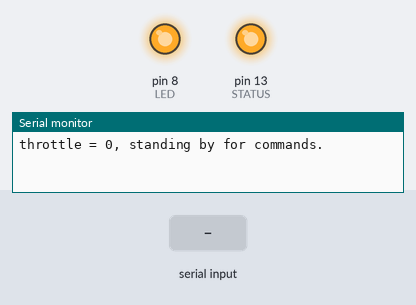
Bench run of a sketch on a simulated Arduino Uno, built with avr-gcc and run on an emulated ATmega328P. Shown: output pins drawn as LEDs (lit = HIGH), the last lines printed to the serial monitor. Dashed ring = blinking. Inputs (shaded band) come from the test bench.

Above: at 1.2 s.
1.3 s: "0" received over Serial
4.3 s: byte 97 ('a') received over Serial
7.3 s: byte 119 ('w') received over Serial
At 7.36 s:
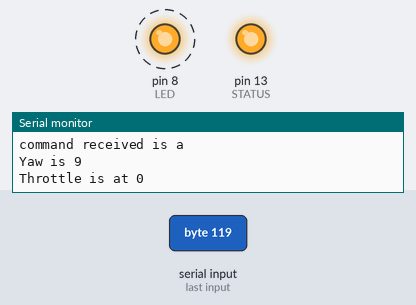
10.3 s: byte 100 ('d') received over Serial
13.3 s: "90,45\n" received over Serial
16.3 s: "t90\n" received over Serial
Timing chart, 0 to 20.3 s (numbered marks = the images above; inputs shaded):
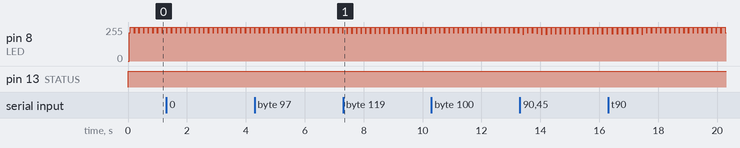

Measured:
- by itself, pin 8 (LED): ramps from 202/255 to 255/255 and jumps back, once every 0.16 s

The sketch:

helicopter-3freq.ino
```cpp
// (licence header left out)
#define LED 8

#define STATUS 13

//#define TAKEOFF_THROTTLE 240
//#define HOLDING_THROTTLE 130

byte yawCmd, pitchCmd, throttleCmd, trimCmd;

// Set this value for the default channel
// A = 0
// B = 1
// C = 2
byte channel = 0;


/*
 * Setup function that initializes the serial port and
 * sets some default values for the control variables.
 * Also sets up the pins we'll be using.
 */
void setup()
{
 Serial.begin(9600);
 pinMode(STATUS,OUTPUT);
 digitalWrite(STATUS,LOW);

 pinMode(LED,OUTPUT);
 digitalWrite(LED,LOW);

 yawCmd = 8;
 pitchCmd = 8;
 trimCmd = 0;
 throttleCmd = 0;

 Serial.println("throttle = 0, standing by for commands.");
}


/*
 * Function that does the actual work of converting commands into
 * IR LED pulses and changes the pins in the appropriate manner.
 */
byte sendPacket(byte yaw, byte pitch, byte throttle, byte trim)
{


 int packetData[100];
 int pulseNum;


 digitalWrite(STATUS,HIGH);


 float channelDelayValue = 136500;

 // channel A B or C
 // A is 10 with 136500us packet delay
 // B is 01 with 105200us packet delay
 // C is 11 with 168700us packet delay
 if (channel == 0)
 {
   packetData[0] = 1;
   packetData[1] = 0;
   channelDelayValue = 136500;

 } else if (channel == 1)
 {
   packetData[0] = 0;
   packetData[1] = 1;
   channelDelayValue = 105200;

 } else {
   packetData[0] = 1;
   packetData[1] = 1;
   channelDelayValue = 168700;

 }
 packetData[2] = 0;
 packetData[3] = 0;

 // pitch

 packetData[7] = (pitch & 0b1000) >> 3; // direction bit

 if (pitch < 8)
 {
   pitch = 8 - pitch;
 }
 packetData[6] = (pitch & 0b0100) >> 2; // others are speed bits, note that they are reversed
 packetData[5] = (pitch & 0b0010) >> 1;
 packetData[4] = (pitch & 0b0001);

 // throttle
 // bits are reversed in the throttle command
 packetData[15] =  (throttle & 0b10000000) >> 7;
 packetData[14] =  (throttle & 0b01000000) >> 6;
 packetData[13] = (throttle & 0b00100000) >> 5;
 packetData[12] = (throttle & 0b00010000) >> 4;

 packetData[11] = (throttle & 0b00001000) >> 3;
 packetData[10] = (throttle & 0b00000100) >> 2;
 packetData[9] = (throttle & 0b00000010) >> 1;
 packetData[8] = (throttle & 0b00000001);

 // yaw
 packetData[19] = (yaw & 0b1000) >> 3; // direction bit
 if (yaw < 8)
 {
   yaw = 8 - yaw;
 }
 packetData[18] = (yaw & 0b0100) >> 2;
 packetData[17] = (yaw & 0b0010) >> 1;
 packetData[16] = (yaw & 0b0001);

 // these 4 bits are the checksum, so make sure they
 // are 0s so they don't change the XOR later on
 packetData[20] = 0;
 packetData[21] = 0;
 packetData[22] = 0;
 packetData[23] = 0;

 // yaw trim / yaw adjust (the little dial on the controller)
 // 6 bits
 packetData[24] = 0;
 packetData[25] = 0;
 packetData[26] = 0;
 packetData[27] = 0;

 packetData[28] = 0;
 packetData[29] = 0;

 // these bits are never sent but we do the checksum
 // computation in 4-bit chunks, with the trailing two
 // bits set to zero, so we set them to zero here to make
 // the checksum a bit easier to compute
 packetData[30] = 0;
 packetData[31] = 0;

 int i;

 int checksum[10];
 checksum[0] = 0;
 checksum[1] = 0;
 checksum[2] = 0;
 checksum[3] = 0;

 // compute checksum -- bitwise XOR of 4-bit chunks
 // with two zeros padding the *end* of the last two bits
 for (i=0; i<32; i+=4)
 {
   // XOR
   checksum[0] = packetData[i + 0] ^ checksum[0]; // the "^" operator is bitwise XOR (exclusive OR)
   checksum[1] = packetData[i + 1] ^ checksum[1];
   checksum[2] = packetData[i + 2] ^ checksum[2];
   checksum[3] = packetData[i + 3] ^ checksum[3];
 }

 // now set bits 21-24 (array values 20-23) to the checksum
 packetData[20] = checksum[0];
 packetData[21] = checksum[1];
 packetData[22] = checksum[2];
 packetData[23] = checksum[3];

 /*
  * Uncomment for realtime display of packet data
  */
  /*
 for (i=0; i<30; i++)
 {
   Serial.print(packetData[i]);
   if ((i+1)%4 == 0)
   {
     Serial.print(" ");
   }
 }
 Serial.println(" ");
 */

 // Send the packet by flashing the LEDs.  Also remember how long the packet takes to send
 // so we can properly compute how long to wait before sending the next packet.
 int bitsum = 0;

 for (i=0; i<30; i++)
 {
   // a "0" bit is 16 pulses and a "1" bit is 32 pulses
   if (packetData[i] == 1)
   {
     bitsum ++;
     pulseNum = 32;
   } else {
     pulseNum = 16;
   }

   // flash pulseNum times
   // a "0" bit is 16 pulses and a "1" bit is 32 pulses
   while(pulseNum--)
   {
     digitalWrite(LED,LOW);
     delayMicroseconds(9);
     digitalWrite(LED,HIGH);
     delayMicroseconds(8);
   }

   // there is a 300 microsecond delay between pulses of the LED
   delayMicroseconds(300);
 }

 // channel A B or C
 // A is 10 with 136500us packet delay
 // B is 01 with 105200us packet delay
 // C is 11 with 168700us packet delay
 //
 // that is the delay between sending 30 bit packets
 // note that this does not change if our packets are longer
 // or shorter, so we must take that into account

 return((channelDelayValue - bitsum * 272)/1000); // in ms.

}


void HoldCommand(int yawIn, int pitchIn, int throttleIn, int delayTime)
{
  Serial.print("Holding: Yaw:");
  Serial.print(yawIn);
  Serial.print(" Pitch: ");
  Serial.print(pitchIn);
  Serial.print(" Throttle: ");
  Serial.print(throttleIn);
  Serial.print(" for ");
  Serial.print(delayTime);
  Serial.println("ms");

  int i;
  int delayConst = 50;


  int delayAmount = delayTime/delayConst;
  int packetDelay;

  while (delayTime > 0)
  {
    if (Serial.available() == true)
    {
      Serial.println("HOLD ABORTED");
      break;
    }


    packetDelay = sendPacket(yawIn, pitchIn, throttleIn, trimCmd);
    delayTime = delayTime - packetDelay;

    delay(packetDelay);

    delay(delayAmount);
    delayTime = delayTime - delayAmount;
  }
  Serial.println("Done holding.");
}

void Land()
{
 static int i;
 Serial.println("Landing");
 for(i=throttleCmd;i>0;i--){
   HoldCommand(8,8,throttleCmd,50);
 }
 throttleCmd = 0;
}


/*
 * Function that manages receiving data from the serial port.
 * Mostly changes the global variables that are passed to the
 * control functions.
 */
void serialEvent()
{
 char cmd = Serial.read();
 Serial.println();
 Serial.print("command received is ");
 Serial.println(cmd);

 switch (cmd)
 {
   // Take off with 't'
   case 't':
     Serial.println("Taking Off");

     // Yaw: 1-15
     //    8 = no turn
     //    1 = max right turn
     //    15 = max left turn
     //
     // Pitch: 1-15
     //    8 = no pitch
     //    15 = max forward
     //    1 = max backwards
     //
     // Throttle: 0-255
     //    0 = off
     //    ~130 = steady flight
     //    ~240 = fast climb

     // First, go up with lots of throttle for 650ms
     // yaw: 8 --> no yaw
     // pitch: 8 --> no pitch
     // throttle: 240 --> fast climb
     // delay: 650ms --> enough time to climb, not too long so won't hit ceiling

     // HoldCommand: a function that sends the same data for a given amount of time
     // HoldCommand(yaw, pitch, throttle, time-to-hold-in-ms);
     HoldCommand(8, 8, 240, 650);


     // set the *global* throttle to steady flight throttle
     throttleCmd = 130;
     break;

   // land with 'x' or 'q'
   case 'x':
   case 'q':
     Land();
     break;

   // throttle commands
   case '0':
   case '1':
   case '2':
   case '3':
   case '4':
   case '5':
   case '6':
   case '7':
   case '8':
   case '9':
     throttleCmd = atoi(&cmd) * 25;  //single character, so we can go from 0 to 255 by inputting 0 to 9 in the serial monitor
     break;

   // turn left
   case 'a':
     if (yawCmd < 15)
     {
       yawCmd ++;
     }
     Serial.print("Yaw is ");
     Serial.println(yawCmd);
     break;

   // turn right
   case 'd':
     if (yawCmd > 1)
     {
       yawCmd --;
     }
     Serial.print("Yaw is ");
     Serial.println(yawCmd);
     break;

   // move forwards
   case 'w':
     if (pitchCmd < 15){
       pitchCmd ++;  // moves forward
     }
     Serial.print("Pitch is ");
     Serial.println(pitchCmd);
     break;

   // move backwards
   case 's':
     if (pitchCmd > 1)
     {
       pitchCmd --;  // moves backward
     }
     Serial.print("Pitch is ");
     Serial.println(pitchCmd);
     break;

   // increase throttle
   case 'u':
     if (throttleCmd < 255 - 6)
     {
       throttleCmd += 6;
     }
     Serial.print("Throttle is ");
     Serial.println(throttleCmd);
     break;

   // decrease throttle
   case 'j':
     if (throttleCmd > 6)
     {
       throttleCmd -= 6;
     }
     Serial.print("Trottle is ");
     Serial.println(throttleCmd);
     break;

   // change channel
   case 'c':
     Serial.println("Changing channel");
     if (channel >= 2)
     {
       channel = 0;
     } else
     {
       channel ++;
     }
     Serial.print("Channel is: ");
     Serial.println(channel);
     break;

   // reset yaw and pitch
   case 'r':
     Serial.println("resetting yaw and pitch");
     yawCmd = 8;
     pitchCmd = 8;
     break;


   default:
     Serial.println("Unknown command");
 }
 Serial.print("Throttle is at ");
 Serial.println(throttleCmd);
}

/*
 * Loops continuously sending and delaying for the transmission
 */
void loop()

{
   // Note that serialEvent() gets called on each path of the loop
   // and runs if there is data at the serial port

   // we call delay here on the return value of sendPacket because that will
   // cause us to put the right amount of time between packets.  The delay is
   // not constant, but is instead based on how long the packet was
   // that we sent
   delay(sendPacket(yawCmd, pitchCmd, throttleCmd, trimCmd));
}
```
